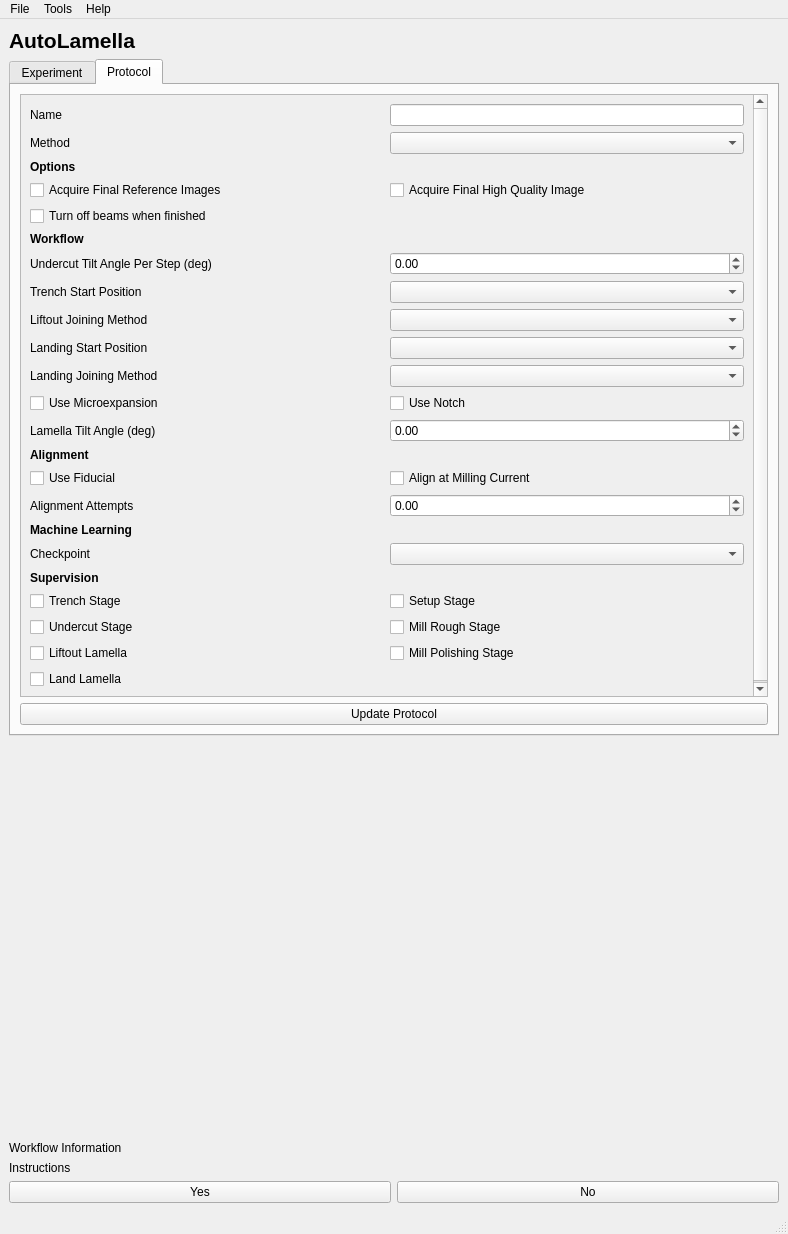
<?xml version="1.0" encoding="UTF-8"?>
<ui version="4.0">
 <class>MainWindow</class>
 <widget class="QMainWindow" name="MainWindow">
  <property name="geometry">
   <rect>
    <x>0</x>
    <y>0</y>
    <width>788</width>
    <height>1234</height>
   </rect>
  </property>
  <property name="baseSize">
   <size>
    <width>0</width>
    <height>100</height>
   </size>
  </property>
  <property name="windowTitle">
   <string>MainWindow</string>
  </property>
  <property name="windowOpacity">
   <double>1.000000000000000</double>
  </property>
  <property name="autoFillBackground">
   <bool>true</bool>
  </property>
  <property name="styleSheet">
   <string notr="true"/>
  </property>
  <property name="documentMode">
   <bool>false</bool>
  </property>
  <widget class="QWidget" name="centralwidget">
   <layout class="QGridLayout" name="gridLayout">
    <item row="4" column="0" colspan="2">
     <widget class="QLabel" name="label_instructions">
      <property name="text">
       <string>Instructions</string>
      </property>
     </widget>
    </item>
    <item row="0" column="0" colspan="2">
     <widget class="QLabel" name="label_title">
      <property name="font">
       <font>
        <pointsize>16</pointsize>
        <weight>75</weight>
        <bold>true</bold>
       </font>
      </property>
      <property name="text">
       <string>AutoLamella</string>
      </property>
      <property name="alignment">
       <set>Qt::AlignLeading|Qt::AlignLeft|Qt::AlignVCenter</set>
      </property>
     </widget>
    </item>
    <item row="3" column="0" colspan="2">
     <widget class="QLabel" name="label_workflow_information">
      <property name="text">
       <string>Workflow Information</string>
      </property>
     </widget>
    </item>
    <item row="5" column="1">
     <widget class="QPushButton" name="pushButton_no">
      <property name="text">
       <string>No</string>
      </property>
     </widget>
    </item>
    <item row="5" column="0">
     <widget class="QPushButton" name="pushButton_yes">
      <property name="text">
       <string>Yes</string>
      </property>
     </widget>
    </item>
    <item row="1" column="0" colspan="2">
     <widget class="QTabWidget" name="tabWidget">
      <property name="currentIndex">
       <number>1</number>
      </property>
      <widget class="QWidget" name="tab">
       <attribute name="title">
        <string>Experiment</string>
       </attribute>
       <layout class="QGridLayout" name="gridLayout_3">
        <item row="12" column="0" colspan="2">
         <widget class="QPushButton" name="pushButton_run_serial_liftout_landing">
          <property name="text">
           <string>Run Landing Workflow</string>
          </property>
         </widget>
        </item>
        <item row="0" column="0" colspan="2">
         <widget class="QLabel" name="label_experiment_name">
          <property name="text">
           <string>Experiment:</string>
          </property>
         </widget>
        </item>
        <item row="36" column="0" colspan="2">
         <widget class="QPushButton" name="pushButton_stop_workflow">
          <property name="text">
           <string>Stop Workflow</string>
          </property>
         </widget>
        </item>
        <item row="7" column="0" colspan="2">
         <spacer name="verticalSpacer">
          <property name="orientation">
           <enum>Qt::Vertical</enum>
          </property>
          <property name="sizeHint" stdset="0">
           <size>
            <width>20</width>
            <height>40</height>
           </size>
          </property>
         </spacer>
        </item>
        <item row="13" column="0" colspan="2">
         <widget class="QPushButton" name="pushButton_run_setup_autolamella">
          <property name="text">
           <string>Run AutoLamella</string>
          </property>
         </widget>
        </item>
        <item row="2" column="0" colspan="2">
         <widget class="QGroupBox" name="groupBox_setup">
          <property name="title">
           <string>Setup</string>
          </property>
          <layout class="QGridLayout" name="gridLayout_5">
           <item row="0" column="0">
            <widget class="QPushButton" name="pushButton_add_lamella">
             <property name="text">
              <string>Add Lamella</string>
             </property>
            </widget>
           </item>
           <item row="0" column="1">
            <widget class="QPushButton" name="pushButton_remove_lamella">
             <property name="styleSheet">
              <string notr="true"/>
             </property>
             <property name="text">
              <string>Remove Lamella</string>
             </property>
            </widget>
           </item>
          </layout>
         </widget>
        </item>
        <item row="8" column="0" colspan="2">
         <widget class="QPushButton" name="pushButton_setup_autoliftout">
          <property name="text">
           <string>Run Setup Liftout</string>
          </property>
         </widget>
        </item>
        <item row="1" column="0" colspan="2">
         <widget class="QLabel" name="label_protocol_name">
          <property name="text">
           <string>Protocol:</string>
          </property>
         </widget>
        </item>
        <item row="11" column="0" colspan="2">
         <widget class="QPushButton" name="pushButton_run_autoliftout">
          <property name="text">
           <string>Run Liftout Workflow</string>
          </property>
         </widget>
        </item>
        <item row="4" column="0" colspan="2">
         <widget class="QGroupBox" name="groupBox_selected_lamella">
          <property name="title">
           <string>Selected Lamella</string>
          </property>
          <layout class="QGridLayout" name="gridLayout_7">
           <item row="3" column="0">
            <widget class="QComboBox" name="comboBox_lamella_history"/>
           </item>
           <item row="0" column="0">
            <widget class="QLabel" name="label_current_lamella_header">
             <property name="font">
              <font>
               <weight>75</weight>
               <bold>true</bold>
              </font>
             </property>
             <property name="text">
              <string/>
             </property>
             <property name="alignment">
              <set>Qt::AlignRight|Qt::AlignTrailing|Qt::AlignVCenter</set>
             </property>
            </widget>
           </item>
           <item row="2" column="0">
            <widget class="QPushButton" name="pushButton_lamella_landing_selected">
             <property name="text">
              <string>Landing Position Selected</string>
             </property>
            </widget>
           </item>
           <item row="1" column="0">
            <widget class="QPushButton" name="pushButton_save_position">
             <property name="text">
              <string>Save Position</string>
             </property>
            </widget>
           </item>
           <item row="0" column="1">
            <widget class="QComboBox" name="comboBox_current_lamella"/>
           </item>
           <item row="1" column="1">
            <widget class="QPushButton" name="pushButton_go_to_lamella">
             <property name="text">
              <string>Go to Position</string>
             </property>
            </widget>
           </item>
           <item row="2" column="1">
            <widget class="QPushButton" name="pushButton_fail_lamella">
             <property name="text">
              <string>Mark Lamella As Failed</string>
             </property>
            </widget>
           </item>
           <item row="3" column="1">
            <widget class="QPushButton" name="pushButton_revert_stage">
             <property name="text">
              <string>Time Travel To</string>
             </property>
            </widget>
           </item>
           <item row="4" column="0" colspan="2">
            <layout class="QGridLayout" name="gridLayout_selected_lamella_history"/>
           </item>
          </layout>
         </widget>
        </item>
        <item row="9" column="0" colspan="2">
         <widget class="QPushButton" name="pushButton_run_waffle_trench">
          <property name="text">
           <string>Run Trench Milling</string>
          </property>
          <property name="default">
           <bool>false</bool>
          </property>
          <property name="flat">
           <bool>false</bool>
          </property>
         </widget>
        </item>
        <item row="10" column="0" colspan="2">
         <widget class="QPushButton" name="pushButton_run_waffle_undercut">
          <property name="text">
           <string>Run Undercut Milling</string>
          </property>
         </widget>
        </item>
        <item row="14" column="0">
         <widget class="QLabel" name="label_run_autolamella_info">
          <property name="text">
           <string>Run AutoLamella will run all workflows stages.</string>
          </property>
         </widget>
        </item>
        <item row="5" column="0" colspan="2">
         <widget class="QGroupBox" name="groupBox_lamella">
          <property name="sizePolicy">
           <sizepolicy hsizetype="Expanding" vsizetype="Expanding">
            <horstretch>0</horstretch>
            <verstretch>0</verstretch>
           </sizepolicy>
          </property>
          <property name="title">
           <string>Lamella</string>
          </property>
          <layout class="QGridLayout" name="gridLayout_6">
           <item row="0" column="0">
            <widget class="QScrollArea" name="scrollArea_lamella_info">
             <property name="sizePolicy">
              <sizepolicy hsizetype="MinimumExpanding" vsizetype="Expanding">
               <horstretch>0</horstretch>
               <verstretch>0</verstretch>
              </sizepolicy>
             </property>
             <property name="horizontalScrollBarPolicy">
              <enum>Qt::ScrollBarAlwaysOff</enum>
             </property>
             <property name="sizeAdjustPolicy">
              <enum>QAbstractScrollArea::AdjustToContents</enum>
             </property>
             <property name="widgetResizable">
              <bool>true</bool>
             </property>
             <widget class="QWidget" name="scrollAreaWidgetContents_2">
              <property name="geometry">
               <rect>
                <x>0</x>
                <y>0</y>
                <width>722</width>
                <height>68</height>
               </rect>
              </property>
              <layout class="QGridLayout" name="gridLayout_8">
               <item row="0" column="0">
                <layout class="QGridLayout" name="gridLayout_lamella_info"/>
               </item>
              </layout>
             </widget>
            </widget>
           </item>
          </layout>
         </widget>
        </item>
       </layout>
      </widget>
      <widget class="QWidget" name="tab_2">
       <attribute name="title">
        <string>Protocol</string>
       </attribute>
       <layout class="QGridLayout" name="gridLayout_2">
        <item row="24" column="0" colspan="2">
         <widget class="QPushButton" name="pushButton_update_protocol">
          <property name="text">
           <string>Update Protocol</string>
          </property>
         </widget>
        </item>
        <item row="0" column="0" colspan="2">
         <widget class="QScrollArea" name="scrollArea">
          <property name="minimumSize">
           <size>
            <width>0</width>
            <height>0</height>
           </size>
          </property>
          <property name="widgetResizable">
           <bool>true</bool>
          </property>
          <widget class="QWidget" name="scrollAreaWidgetContents">
           <property name="geometry">
            <rect>
             <x>0</x>
             <y>0</y>
             <width>732</width>
             <height>678</height>
            </rect>
           </property>
           <layout class="QGridLayout" name="gridLayout_4">
            <item row="10" column="0">
             <widget class="QLabel" name="label_options_landing_joining_method">
              <property name="text">
               <string>Landing Joining Method</string>
              </property>
             </widget>
            </item>
            <item row="0" column="1">
             <widget class="QLineEdit" name="lineEdit_name">
              <property name="sizePolicy">
               <sizepolicy hsizetype="Preferred" vsizetype="Fixed">
                <horstretch>0</horstretch>
                <verstretch>0</verstretch>
               </sizepolicy>
              </property>
             </widget>
            </item>
            <item row="13" column="0">
             <widget class="QLabel" name="label_alignment_header">
              <property name="font">
               <font>
                <weight>75</weight>
                <bold>true</bold>
                <underline>false</underline>
               </font>
              </property>
              <property name="text">
               <string>Alignment</string>
              </property>
             </widget>
            </item>
            <item row="1" column="1">
             <widget class="QComboBox" name="comboBox_method"/>
            </item>
            <item row="15" column="1">
             <widget class="QDoubleSpinBox" name="beamshift_attempts">
              <property name="minimum">
               <double>-180.000000000000000</double>
              </property>
              <property name="maximum">
               <double>180.000000000000000</double>
              </property>
             </widget>
            </item>
            <item row="22" column="0">
             <widget class="QCheckBox" name="checkBox_supervise_landing">
              <property name="enabled">
               <bool>true</bool>
              </property>
              <property name="text">
               <string>Land Lamella</string>
              </property>
             </widget>
            </item>
            <item row="15" column="0">
             <widget class="QLabel" name="beamShiftAttemptsLabel">
              <property name="text">
               <string>Alignment Attempts</string>
              </property>
             </widget>
            </item>
            <item row="6" column="0">
             <widget class="QLabel" name="label_protocol_undercut_tilt_angle">
              <property name="text">
               <string>Undercut Tilt Angle Per Step (deg)</string>
              </property>
             </widget>
            </item>
            <item row="21" column="0">
             <widget class="QCheckBox" name="checkBox_supervise_liftout">
              <property name="enabled">
               <bool>true</bool>
              </property>
              <property name="text">
               <string>Liftout Lamella</string>
              </property>
             </widget>
            </item>
            <item row="7" column="1">
             <widget class="QComboBox" name="comboBox_options_trench_start_position"/>
            </item>
            <item row="18" column="0">
             <widget class="QLabel" name="label_supervise_header">
              <property name="font">
               <font>
                <weight>75</weight>
                <bold>true</bold>
               </font>
              </property>
              <property name="text">
               <string>Supervision</string>
              </property>
             </widget>
            </item>
            <item row="11" column="0">
             <widget class="QCheckBox" name="checkBox_use_microexpansion">
              <property name="text">
               <string>Use Microexpansion</string>
              </property>
             </widget>
            </item>
            <item row="9" column="0">
             <widget class="QLabel" name="label_options_landing_start_position">
              <property name="text">
               <string>Landing Start Position</string>
              </property>
             </widget>
            </item>
            <item row="1" column="0">
             <widget class="QLabel" name="label_protocol_method">
              <property name="text">
               <string>Method</string>
              </property>
             </widget>
            </item>
            <item row="7" column="0">
             <widget class="QLabel" name="label_options_trench_start_position">
              <property name="text">
               <string>Trench Start Position</string>
              </property>
             </widget>
            </item>
            <item row="14" column="0">
             <widget class="QCheckBox" name="checkBox_align_use_fiducial">
              <property name="text">
               <string>Use Fiducial</string>
              </property>
             </widget>
            </item>
            <item row="3" column="1">
             <widget class="QCheckBox" name="checkBox_take_final_high_quality_reference">
              <property name="text">
               <string>Acquire Final High Quality Image</string>
              </property>
             </widget>
            </item>
            <item row="17" column="1">
             <widget class="QComboBox" name="comboBox_ml_checkpoint"/>
            </item>
            <item row="20" column="0">
             <widget class="QCheckBox" name="checkBox_undercut">
              <property name="text">
               <string>Undercut Stage</string>
              </property>
             </widget>
            </item>
            <item row="17" column="0">
             <widget class="QLabel" name="label_ml_checkpoint">
              <property name="text">
               <string>Checkpoint</string>
              </property>
             </widget>
            </item>
            <item row="21" column="1">
             <widget class="QCheckBox" name="checkBox_supervise_mill_polishing">
              <property name="text">
               <string>Mill Polishing Stage</string>
              </property>
             </widget>
            </item>
            <item row="2" column="0">
             <widget class="QLabel" name="label_options_header">
              <property name="font">
               <font>
                <weight>75</weight>
                <bold>true</bold>
               </font>
              </property>
              <property name="text">
               <string>Options</string>
              </property>
             </widget>
            </item>
            <item row="19" column="0">
             <widget class="QCheckBox" name="checkBox_trench">
              <property name="text">
               <string>Trench Stage</string>
              </property>
             </widget>
            </item>
            <item row="23" column="0" colspan="2">
             <spacer name="verticalSpacer_2">
              <property name="orientation">
               <enum>Qt::Vertical</enum>
              </property>
              <property name="sizeHint" stdset="0">
               <size>
                <width>20</width>
                <height>40</height>
               </size>
              </property>
             </spacer>
            </item>
            <item row="9" column="1">
             <widget class="QComboBox" name="comboBox_options_landing_start_position"/>
            </item>
            <item row="16" column="0">
             <widget class="QLabel" name="label_ml_header">
              <property name="font">
               <font>
                <weight>75</weight>
                <bold>true</bold>
               </font>
              </property>
              <property name="text">
               <string>Machine Learning</string>
              </property>
             </widget>
            </item>
            <item row="8" column="1">
             <widget class="QComboBox" name="comboBox_options_liftout_joining_method"/>
            </item>
            <item row="3" column="0">
             <widget class="QCheckBox" name="checkBox_take_final_reference_images">
              <property name="text">
               <string>Acquire Final Reference Images</string>
              </property>
             </widget>
            </item>
            <item row="12" column="0">
             <widget class="QLabel" name="label_lamella_tilt_angle">
              <property name="text">
               <string>Lamella Tilt Angle (deg)</string>
              </property>
             </widget>
            </item>
            <item row="5" column="0" colspan="2">
             <widget class="QLabel" name="label">
              <property name="font">
               <font>
                <weight>75</weight>
                <bold>true</bold>
               </font>
              </property>
              <property name="text">
               <string>Workflow</string>
              </property>
             </widget>
            </item>
            <item row="12" column="1">
             <widget class="QDoubleSpinBox" name="doubleSpinBox_lamella_tilt_angle">
              <property name="minimum">
               <double>-180.000000000000000</double>
              </property>
              <property name="maximum">
               <double>180.000000000000000</double>
              </property>
             </widget>
            </item>
            <item row="0" column="0">
             <widget class="QLabel" name="label_protocol_name_2">
              <property name="text">
               <string>Name</string>
              </property>
             </widget>
            </item>
            <item row="20" column="1">
             <widget class="QCheckBox" name="checkBox_supervise_mill_rough">
              <property name="text">
               <string>Mill Rough Stage</string>
              </property>
             </widget>
            </item>
            <item row="14" column="1">
             <widget class="QCheckBox" name="checkBox_align_at_milling_current">
              <property name="text">
               <string>Align at Milling Current</string>
              </property>
             </widget>
            </item>
            <item row="10" column="1">
             <widget class="QComboBox" name="comboBox_options_landing_joining_method"/>
            </item>
            <item row="8" column="0">
             <widget class="QLabel" name="label_options_liftout_joining_method">
              <property name="text">
               <string>Liftout Joining Method</string>
              </property>
             </widget>
            </item>
            <item row="6" column="1">
             <widget class="QDoubleSpinBox" name="doubleSpinBox_undercut_tilt">
              <property name="minimum">
               <double>-180.000000000000000</double>
              </property>
              <property name="maximum">
               <double>180.000000000000000</double>
              </property>
             </widget>
            </item>
            <item row="11" column="1">
             <widget class="QCheckBox" name="checkBox_use_notch">
              <property name="text">
               <string>Use Notch</string>
              </property>
             </widget>
            </item>
            <item row="19" column="1">
             <widget class="QCheckBox" name="checkBox_setup">
              <property name="text">
               <string>Setup Stage</string>
              </property>
             </widget>
            </item>
            <item row="4" column="0">
             <widget class="QCheckBox" name="checkBox_turn_beams_off">
              <property name="text">
               <string>Turn off beams when finished</string>
              </property>
             </widget>
            </item>
           </layout>
          </widget>
         </widget>
        </item>
       </layout>
      </widget>
     </widget>
    </item>
    <item row="2" column="0" colspan="2">
     <spacer name="verticalSpacer_4">
      <property name="orientation">
       <enum>Qt::Vertical</enum>
      </property>
      <property name="sizeHint" stdset="0">
       <size>
        <width>20</width>
        <height>40</height>
       </size>
      </property>
     </spacer>
    </item>
   </layout>
  </widget>
  <widget class="QMenuBar" name="menubar">
   <property name="geometry">
    <rect>
     <x>0</x>
     <y>0</y>
     <width>788</width>
     <height>22</height>
    </rect>
   </property>
   <widget class="QMenu" name="menuAutoLamella">
    <property name="title">
     <string>File</string>
    </property>
    <addaction name="actionNew_Experiment"/>
    <addaction name="actionLoad_Experiment"/>
    <addaction name="separator"/>
    <addaction name="actionLoad_Protocol"/>
    <addaction name="actionSave_Protocol"/>
   </widget>
   <widget class="QMenu" name="menuTools">
    <property name="title">
     <string>Tools</string>
    </property>
    <addaction name="actionCryo_Deposition"/>
    <addaction name="separator"/>
    <addaction name="actionOpen_Minimap"/>
    <addaction name="actionGenerate_Report"/>
    <addaction name="actionGenerate_Overview_Plot"/>
   </widget>
   <widget class="QMenu" name="menuHelp">
    <property name="title">
     <string>Help</string>
    </property>
    <addaction name="actionInformation"/>
   </widget>
   <addaction name="menuAutoLamella"/>
   <addaction name="menuTools"/>
   <addaction name="menuHelp"/>
  </widget>
  <widget class="QStatusBar" name="statusbar"/>
  <action name="actionNew_Experiment">
   <property name="text">
    <string>Create Experiment</string>
   </property>
  </action>
  <action name="actionLoad_Experiment">
   <property name="text">
    <string>Load Experiment</string>
   </property>
  </action>
  <action name="actionCryo_Deposition">
   <property name="text">
    <string>Cryo Deposition</string>
   </property>
  </action>
  <action name="actionLoad_Protocol">
   <property name="text">
    <string>Load Protocol</string>
   </property>
  </action>
  <action name="actionLoad_Positions">
   <property name="text">
    <string>Load Positions</string>
   </property>
  </action>
  <action name="actionOpen_Minimap">
   <property name="text">
    <string>Open Minimap</string>
   </property>
  </action>
  <action name="actionSave_Protocol">
   <property name="text">
    <string>Save Protocol</string>
   </property>
  </action>
  <action name="actionLoad_Minimap_Image">
   <property name="text">
    <string>Load Minimap Image</string>
   </property>
  </action>
  <action name="actionStop_Workflow">
   <property name="text">
    <string>Stop Workflow</string>
   </property>
  </action>
  <action name="actionLoad_Milling_Stage">
   <property name="text">
    <string>Load Milling Stage</string>
   </property>
  </action>
  <action name="actionLoad_Milling_Pattern">
   <property name="text">
    <string>Load Milling Pattern</string>
   </property>
  </action>
  <action name="actionSave_Milling_Pattern">
   <property name="text">
    <string>Save Milling Pattern</string>
   </property>
  </action>
  <action name="actionInformation">
   <property name="text">
    <string>Information</string>
   </property>
  </action>
  <action name="actionGenerate_Report">
   <property name="text">
    <string>Generate Report</string>
   </property>
  </action>
  <action name="actionGenerate_Overview_Plot">
   <property name="text">
    <string>Generate Overview Plot</string>
   </property>
  </action>
 </widget>
 <resources/>
 <connections/>
</ui>
